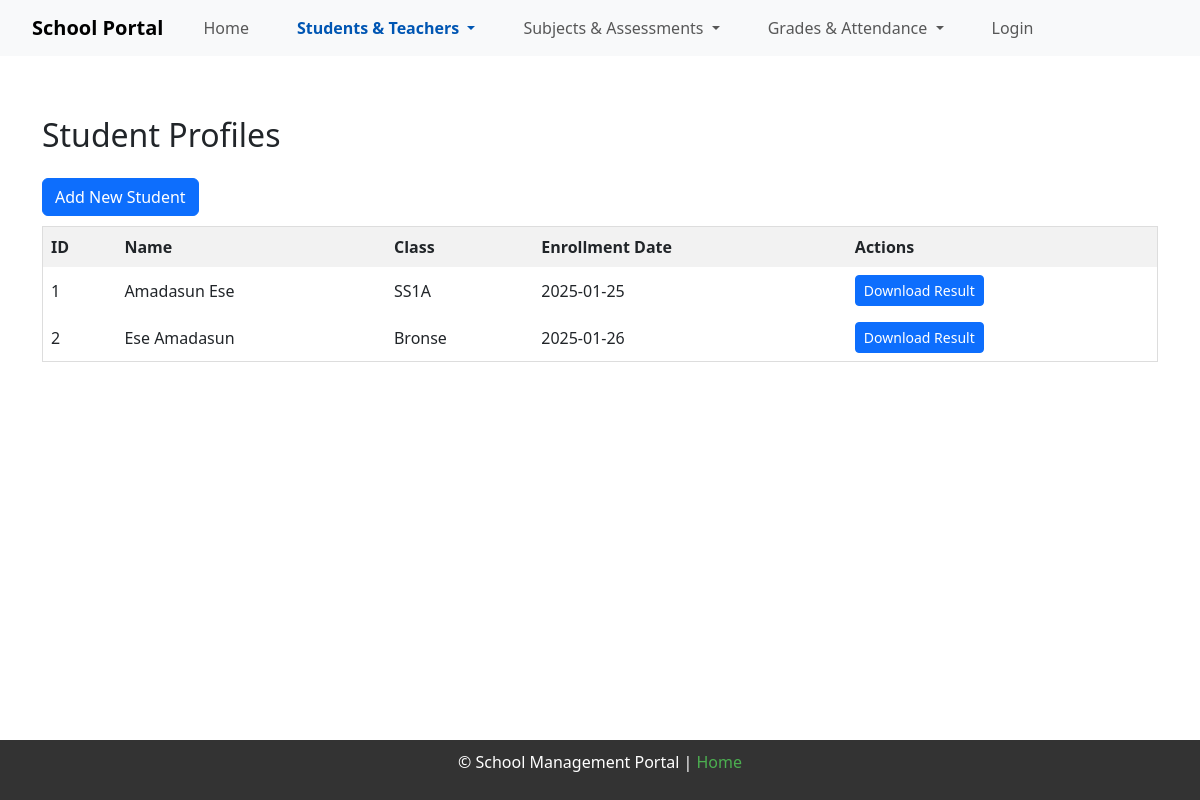
/students, run on the app's committed database.
### app/models.py (models this page shows, shortened)
class Student(db.Model):
    __tablename__ = 'students'
    id = db.Column(db.Integer, primary_key=True)
    first_name = db.Column(db.String(50), nullable=False)
    last_name = db.Column(db.String(50), nullable=False)
    date_of_birth = db.Column(db.Date, nullable=False)
    enrollment_date = db.Column(db.Date, nullable=False)
    gender = db.Column(db.String(1), nullable=False)
    grade_level = db.Column(db.String(20), nullable=False)
    contact_email = db.Column(db.String(100), nullable=False)
    school_id = db.Column(
        db.Integer,
        db.ForeignKey('schools.id', name='fk_students_school_id'),
        nullable=False
    )
    class_id = db.Column(
        db.Integer,
        db.ForeignKey('classes.id', name='fk_students_class_id'),
        nullable=False
    )
    grades = db.relationship('Grade', backref='student', lazy=True)
    attendance = db.relationship('Attendance', backref='student', lazy=True)

class Class(db.Model):
    __tablename__ = 'classes'
    id = db.Column(db.Integer, primary_key=True)
    class_name = db.Column(db.String(100), unique=True, nullable=False)
    class_level = db.Column(db.String(50), nullable=False)
    class_category = db.Column(db.String(50), nullable=False)
    school_id = db.Column(
        db.Integer,
        db.ForeignKey('schools.id', name='fk_classes_school_id'),
        nullable=False
    )
    students = db.relationship('Student', backref='class_', lazy=True)
    teachers = db.relationship('Teacher', secondary=class_teacher_association, backref='classes')

### app/routes.py (the view)
@main.route('/students')
def students():
    students = Student.query.join(Class, Student.class_id == Class.id).add_columns(
        Student.id,
        Student.first_name,
        Student.last_name,
        Student.grade_level,
        Student.enrollment_date,
        Class.class_name.label('class_name')
    ).all()
    return render_template('students.html', students=students)

### app/__init__.py (called while the page is built)
def create_app():
    app = Flask(__name__)
    app.config.from_object(Config)
    app.config['UPLOAD_FOLDER'] = os.path.join(os.getcwd(), 'static/uploads')
    @app.before_request
    def before_request():
        g.current_user = current_user
    db.init_app(app)
    migrate.init_app(app, db)
    bootstrap.init_app(app)
    login_manager.init_app(app)
    login_manager.login_view = 'main.login'
    app.static_folder ='static'
    app.static_url_path = '/static'
    with app.app_context():
        from . import models
        from .routes import main
        app.register_blueprint(main)
        db.create_all()
    return app

### app/templates/students.html
{% extends "base.html" %}
{% block content %}
<h2>Student Profiles</h2>
<a href="{{ url_for('main.add_student') }}" class="btn btn-primary mt-3">Add New Student</a>
<table>
    <thead>
        <tr>
            <th>ID</th>
            <th>Name</th>
            <th>Class</th>
            <th>Enrollment Date</th>
            <th>Actions</th>
        </tr>
    </thead>
    <tbody>
        {% for student in students %}
        <tr>
            <td>{{ student.id }}</td>
            <td>{{ student.first_name }} {{ student.last_name }}</td>
            <td>{{ student.class_name }}</td>
            <td>{{ student.enrollment_date }}</td>
            <td>
                <a href="{{ url_for('main.download_result', student_id=student.id) }}" class="btn btn-primary btn-sm">
                    Download Result
                </a>
            </td>
        </tr>
        {% endfor %}
    </tbody>
</table>
{% endblock %}

### app/static/style.css (style rules this page uses)
html, body { margin: 0; padding: 0; height: 100%; font-family: Arial, sans-serif; display: flex; flex-direction: column; }
table { width: 100%; border-collapse: collapse; margin-top: 10px; }
table, th, td { border: 1px solid #ddd; padding: 8px; }
th { background-color: #f2f2f2; font-weight: bold; }
h2 { color: #333; margin-bottom: 20px; }

### data on the page
Student: id "1", first_name "Amadasun", last_name "Ese", class_name "SS1A", enrollment_date "2025-01-25"
Student: id "2", first_name "Ese", last_name "Amadasun", class_name "Bronse", enrollment_date "2025-01-26"
